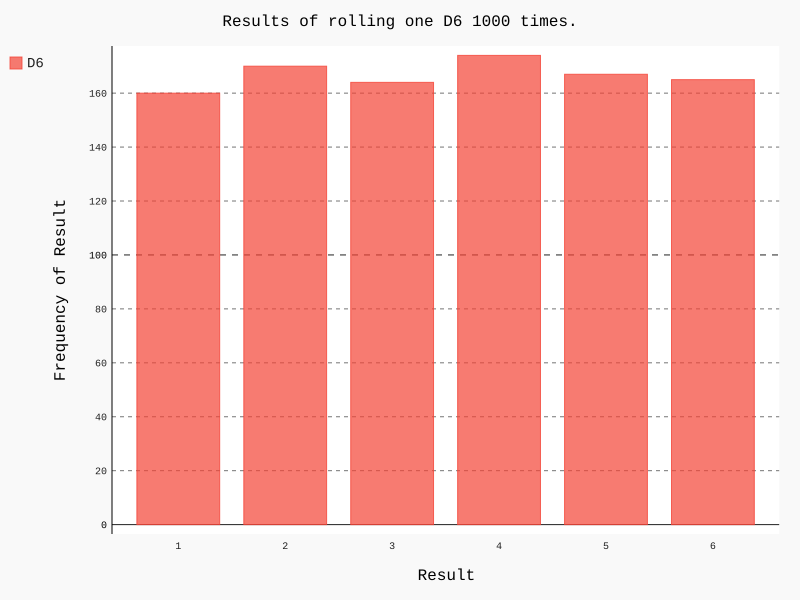

Write the Python code that produced this figure.
from die import Die
import pygal
import matplotlib.pyplot as plt


def main():
    # Create a D6.
    die = Die()

    # Make some rolls, and store results in a list.
    results = [die.roll() for _ in range(1000)]

    # Analyze the results.
    frequencies = [results.count(value) for value in range(1, die.num_sides() + 1)]

    # Visualize the results.
    hist = pygal.Bar()

    hist.title = "Results of rolling one D6 1000 times."
    hist.x_labels = [str(x) for x in range(1, die.num_sides() + 1)]
    hist.x_title = "Result"
    hist.y_title = "Frequency of Result"

    hist.add('D6', frequencies)
    hist.render_to_file('die_visual.svg')

    # Visualization with matplotlib pyplot
    plt.figure(figsize=(10, 6))
    plt.bar([str(x) for x in range(1, die.num_sides() + 1)], frequencies, width=0.5)
    plt.xlabel('Result', fontsize=14)
    plt.ylabel('Frequency of Result', fontsize=14)

    plt.show()


if __name__ == '__main__':
    main()
